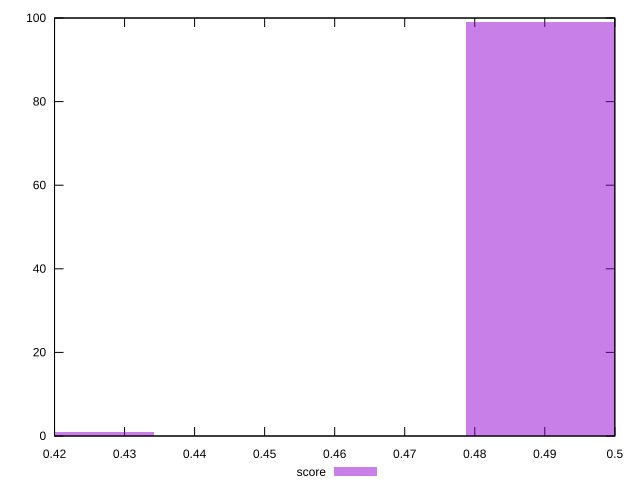

Recreate this plot in gnuplot.
reset

$score <<EOF
0.4230789206742847 1
0.48988085551759286 99
EOF

set key outside below
set boxwidth 0.022267311614436038
set xrange [0.42:0.5]
set yrange [0:100]
set trange [0:100]
set style fill transparent solid 0.5 noborder
set terminal svg size 640, 490 enhanced background rgb 'white'
set output "reports/report_00032_2021-02-25T10-28-15.087Z/uses-http2/samples/card/score/histogram.svg"

plot $score title "score" with boxes

reset
